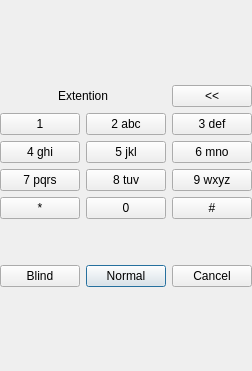
<?xml version="1.0" encoding="UTF-8"?>
<ui version="4.0">
 <class>TransferActionMenu</class>
 <widget class="QDialog" name="TransferActionMenu">
  <property name="geometry">
   <rect>
    <x>0</x>
    <y>0</y>
    <width>247</width>
    <height>371</height>
   </rect>
  </property>
  <property name="windowTitle">
   <string>Dialog</string>
  </property>
  <layout class="QGridLayout" name="gridLayout_2">
   <property name="margin">
    <number>0</number>
   </property>
   <item row="3" column="0">
    <spacer name="verticalSpacer_3">
     <property name="orientation">
      <enum>Qt::Vertical</enum>
     </property>
     <property name="sizeHint" stdset="0">
      <size>
       <width>20</width>
       <height>9</height>
      </size>
     </property>
    </spacer>
   </item>
   <item row="2" column="0">
    <layout class="QGridLayout" name="gridLayout">
     <item row="6" column="1">
      <widget class="QPushButton" name="btAmAttnXfer">
       <property name="text">
        <string>Normal</string>
       </property>
      </widget>
     </item>
     <item row="4" column="2">
      <widget class="QPushButton" name="btAmPound">
       <property name="accessibleName">
        <string>0x23</string>
       </property>
       <property name="text">
        <string>#</string>
       </property>
      </widget>
     </item>
     <item row="2" column="0">
      <widget class="QPushButton" name="btAm4">
       <property name="accessibleName">
        <string>0x34</string>
       </property>
       <property name="text">
        <string>4 ghi</string>
       </property>
      </widget>
     </item>
     <item row="3" column="2">
      <widget class="QPushButton" name="btAm9">
       <property name="accessibleName">
        <string>0x39</string>
       </property>
       <property name="text">
        <string>9 wxyz</string>
       </property>
      </widget>
     </item>
     <item row="6" column="0">
      <widget class="QPushButton" name="btAmBlndXfer">
       <property name="text">
        <string>Blind</string>
       </property>
      </widget>
     </item>
     <item row="2" column="1">
      <widget class="QPushButton" name="btAm5">
       <property name="accessibleName">
        <string>0x35</string>
       </property>
       <property name="text">
        <string>5 jkl</string>
       </property>
      </widget>
     </item>
     <item row="2" column="2">
      <widget class="QPushButton" name="btAm6">
       <property name="accessibleName">
        <string>0x36</string>
       </property>
       <property name="text">
        <string>6 mno</string>
       </property>
      </widget>
     </item>
     <item row="1" column="0">
      <widget class="QPushButton" name="btAm1">
       <property name="accessibleName">
        <string>0x31</string>
       </property>
       <property name="text">
        <string>1</string>
       </property>
      </widget>
     </item>
     <item row="5" column="1">
      <spacer name="verticalSpacer_4">
       <property name="orientation">
        <enum>Qt::Vertical</enum>
       </property>
       <property name="sizeHint" stdset="0">
        <size>
         <width>20</width>
         <height>40</height>
        </size>
       </property>
      </spacer>
     </item>
     <item row="3" column="0">
      <widget class="QPushButton" name="btAm7">
       <property name="accessibleName">
        <string>0x37</string>
       </property>
       <property name="text">
        <string>7 pqrs</string>
       </property>
      </widget>
     </item>
     <item row="1" column="1">
      <widget class="QPushButton" name="btAm2">
       <property name="accessibleName">
        <string>0x32</string>
       </property>
       <property name="text">
        <string>2 abc</string>
       </property>
      </widget>
     </item>
     <item row="4" column="0">
      <widget class="QPushButton" name="btAmStar">
       <property name="accessibleName">
        <string>0x2a</string>
       </property>
       <property name="text">
        <string>*</string>
       </property>
      </widget>
     </item>
     <item row="1" column="2">
      <widget class="QPushButton" name="btAm3">
       <property name="accessibleName">
        <string>0x33</string>
       </property>
       <property name="text">
        <string>3 def</string>
       </property>
      </widget>
     </item>
     <item row="3" column="1">
      <widget class="QPushButton" name="btAm8">
       <property name="accessibleName">
        <string>0x38</string>
       </property>
       <property name="text">
        <string>8 tuv</string>
       </property>
      </widget>
     </item>
     <item row="6" column="2">
      <widget class="QPushButton" name="btAmCancelXfer">
       <property name="text">
        <string>Cancel</string>
       </property>
      </widget>
     </item>
     <item row="4" column="1">
      <widget class="QPushButton" name="btAm0">
       <property name="accessibleName">
        <string>0x30</string>
       </property>
       <property name="text">
        <string>0</string>
       </property>
      </widget>
     </item>
     <item row="0" column="0" colspan="2">
      <widget class="QLabel" name="lbTransferExt">
       <property name="text">
        <string>Extention</string>
       </property>
       <property name="alignment">
        <set>Qt::AlignCenter</set>
       </property>
      </widget>
     </item>
     <item row="0" column="2">
      <widget class="QPushButton" name="btAmBs">
       <property name="text">
        <string>&lt;&lt;</string>
       </property>
       <property name="autoRepeat">
        <bool>true</bool>
       </property>
      </widget>
     </item>
    </layout>
   </item>
   <item row="0" column="0">
    <spacer name="verticalSpacer">
     <property name="orientation">
      <enum>Qt::Vertical</enum>
     </property>
     <property name="sizeHint" stdset="0">
      <size>
       <width>20</width>
       <height>9</height>
      </size>
     </property>
    </spacer>
   </item>
  </layout>
 </widget>
 <resources/>
 <connections>
  <connection>
   <sender>btAm0</sender>
   <signal>clicked()</signal>
   <receiver>TransferActionMenu</receiver>
   <slot>digitClick()</slot>
   <hints>
    <hint type="sourcelabel">
     <x>131</x>
     <y>200</y>
    </hint>
    <hint type="destinationlabel">
     <x>123</x>
     <y>185</y>
    </hint>
   </hints>
  </connection>
  <connection>
   <sender>btAm1</sender>
   <signal>clicked()</signal>
   <receiver>TransferActionMenu</receiver>
   <slot>digitClick()</slot>
   <hints>
    <hint type="sourcelabel">
     <x>57</x>
     <y>116</y>
    </hint>
    <hint type="destinationlabel">
     <x>56</x>
     <y>32</y>
    </hint>
   </hints>
  </connection>
  <connection>
   <sender>btAm2</sender>
   <signal>clicked()</signal>
   <receiver>TransferActionMenu</receiver>
   <slot>digitClick()</slot>
   <hints>
    <hint type="sourcelabel">
     <x>131</x>
     <y>116</y>
    </hint>
    <hint type="destinationlabel">
     <x>123</x>
     <y>185</y>
    </hint>
   </hints>
  </connection>
  <connection>
   <sender>btAm3</sender>
   <signal>clicked()</signal>
   <receiver>TransferActionMenu</receiver>
   <slot>digitClick()</slot>
   <hints>
    <hint type="sourcelabel">
     <x>211</x>
     <y>116</y>
    </hint>
    <hint type="destinationlabel">
     <x>123</x>
     <y>185</y>
    </hint>
   </hints>
  </connection>
  <connection>
   <sender>btAm5</sender>
   <signal>clicked()</signal>
   <receiver>TransferActionMenu</receiver>
   <slot>digitClick()</slot>
   <hints>
    <hint type="sourcelabel">
     <x>131</x>
     <y>144</y>
    </hint>
    <hint type="destinationlabel">
     <x>123</x>
     <y>185</y>
    </hint>
   </hints>
  </connection>
  <connection>
   <sender>btAm6</sender>
   <signal>clicked()</signal>
   <receiver>TransferActionMenu</receiver>
   <slot>digitClick()</slot>
   <hints>
    <hint type="sourcelabel">
     <x>211</x>
     <y>144</y>
    </hint>
    <hint type="destinationlabel">
     <x>123</x>
     <y>185</y>
    </hint>
   </hints>
  </connection>
  <connection>
   <sender>btAm7</sender>
   <signal>clicked()</signal>
   <receiver>TransferActionMenu</receiver>
   <slot>digitClick()</slot>
   <hints>
    <hint type="sourcelabel">
     <x>43</x>
     <y>172</y>
    </hint>
    <hint type="destinationlabel">
     <x>123</x>
     <y>185</y>
    </hint>
   </hints>
  </connection>
  <connection>
   <sender>btAm8</sender>
   <signal>clicked()</signal>
   <receiver>TransferActionMenu</receiver>
   <slot>digitClick()</slot>
   <hints>
    <hint type="sourcelabel">
     <x>131</x>
     <y>172</y>
    </hint>
    <hint type="destinationlabel">
     <x>123</x>
     <y>185</y>
    </hint>
   </hints>
  </connection>
  <connection>
   <sender>btAm9</sender>
   <signal>clicked()</signal>
   <receiver>TransferActionMenu</receiver>
   <slot>digitClick()</slot>
   <hints>
    <hint type="sourcelabel">
     <x>211</x>
     <y>172</y>
    </hint>
    <hint type="destinationlabel">
     <x>123</x>
     <y>185</y>
    </hint>
   </hints>
  </connection>
  <connection>
   <sender>btAm4</sender>
   <signal>clicked()</signal>
   <receiver>TransferActionMenu</receiver>
   <slot>digitClick()</slot>
   <hints>
    <hint type="sourcelabel">
     <x>43</x>
     <y>144</y>
    </hint>
    <hint type="destinationlabel">
     <x>123</x>
     <y>185</y>
    </hint>
   </hints>
  </connection>
  <connection>
   <sender>btAmStar</sender>
   <signal>clicked()</signal>
   <receiver>TransferActionMenu</receiver>
   <slot>digitClick()</slot>
   <hints>
    <hint type="sourcelabel">
     <x>43</x>
     <y>200</y>
    </hint>
    <hint type="destinationlabel">
     <x>123</x>
     <y>185</y>
    </hint>
   </hints>
  </connection>
  <connection>
   <sender>btAmPound</sender>
   <signal>clicked()</signal>
   <receiver>TransferActionMenu</receiver>
   <slot>digitClick()</slot>
   <hints>
    <hint type="sourcelabel">
     <x>211</x>
     <y>200</y>
    </hint>
    <hint type="destinationlabel">
     <x>123</x>
     <y>185</y>
    </hint>
   </hints>
  </connection>
  <connection>
   <sender>btAmAttnXfer</sender>
   <signal>clicked()</signal>
   <receiver>TransferActionMenu</receiver>
   <slot>onControlBtnClick()</slot>
   <hints>
    <hint type="sourcelabel">
     <x>108</x>
     <y>278</y>
    </hint>
    <hint type="destinationlabel">
     <x>126</x>
     <y>340</y>
    </hint>
   </hints>
  </connection>
  <connection>
   <sender>btAmBlndXfer</sender>
   <signal>clicked()</signal>
   <receiver>TransferActionMenu</receiver>
   <slot>onControlBtnClick()</slot>
   <hints>
    <hint type="sourcelabel">
     <x>30</x>
     <y>273</y>
    </hint>
    <hint type="destinationlabel">
     <x>18</x>
     <y>302</y>
    </hint>
   </hints>
  </connection>
  <connection>
   <sender>btAmCancelXfer</sender>
   <signal>clicked()</signal>
   <receiver>TransferActionMenu</receiver>
   <slot>onControlBtnClick()</slot>
   <hints>
    <hint type="sourcelabel">
     <x>227</x>
     <y>272</y>
    </hint>
    <hint type="destinationlabel">
     <x>230</x>
     <y>300</y>
    </hint>
   </hints>
  </connection>
  <connection>
   <sender>btAmBs</sender>
   <signal>clicked()</signal>
   <receiver>TransferActionMenu</receiver>
   <slot>onBsBtnClick()</slot>
   <hints>
    <hint type="sourcelabel">
     <x>189</x>
     <y>92</y>
    </hint>
    <hint type="destinationlabel">
     <x>159</x>
     <y>56</y>
    </hint>
   </hints>
  </connection>
 </connections>
 <slots>
  <slot>digitClick()</slot>
  <slot>onControlBtnClick()</slot>
  <slot>onBsBtnClick()</slot>
 </slots>
</ui>
